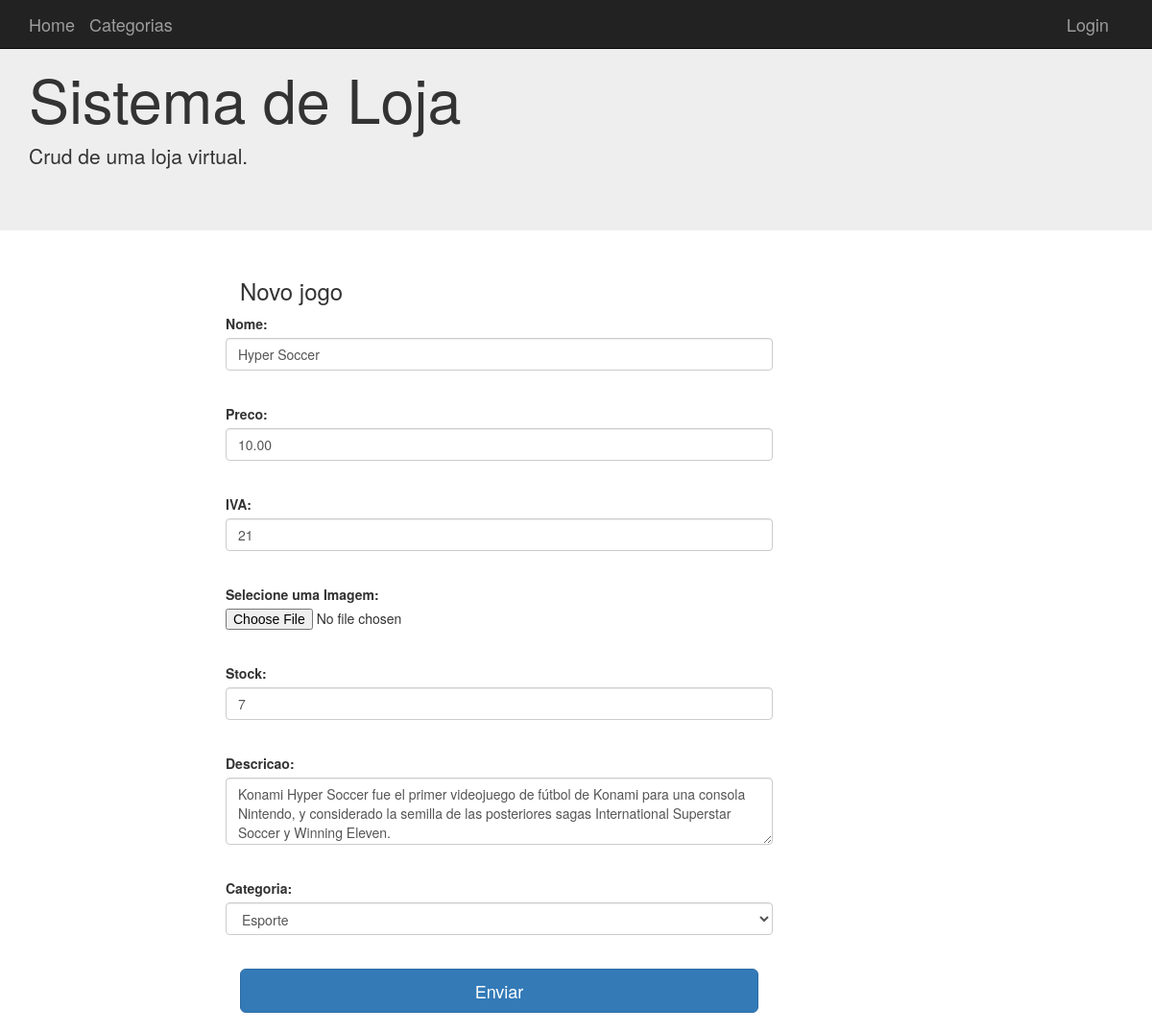
Page /artigos/2/edit on the committed database.
### aplicacao/model.py (models this page shows, shortened)
class Artigos(db.Model):
    __tablename__ = 'artigos'
    id = Column(Integer, primary_key=True)
    nome = Column(String(100), nullable=False)
    preco = Column(Float, default=0)
    iva = Column(Integer, default=21)
    descricao = Column(String(255))
    image = Column(String(255))
    stock = Column(Integer, default=0)
    CategoriaId = Column(Integer, ForeignKey('categorias.id'), nullable=False)
    categoria = relationship("Categorias", backref="Artigos")

### aplicacao/app.py (the view, shortened to what this page needs)
@app.route('/artigos/<id>/edit',  methods=["GET","POST"])
def artigos_edit(id):
    art=Artigos.query.get(id)
    if art is None:
        abort(404)
    form=formArtigo(obj=art)
    categorias=[(c.id, c.nome) for c in Categorias.query.all()[1:]]
    form.CategoriaId.choices = categorias
    return render_template('artigos_new.html', form=form)

### aplicacao/forms.py
class formArtigo(FlaskForm):
    nome = StringField("Nome:", validators=[InputRequired("Adicione o nome!")])
    preco = DecimalField("Preco:", default=0, validators=[InputRequired("Adicione o preco!")])
    iva = IntegerField("IVA:", default=21, validators=[InputRequired("Adicione IVA!")])
    descricao = TextAreaField("Descricao:")
    foto = FileField("Selecione uma Imagem:")
    stock = IntegerField("Stock:", default=21, validators=[InputRequired("Adicione um valor")])
    CategoriaId=SelectField("Categoria:", coerce=int)
    submit = SubmitField('Enviar')

### aplicacao/templates/artigos_new.html (shortened to what this page needs)
{% extends "base.html" %}
{% block conteudo %}
<link rel="stylesheet" href="{{url_for('static', filename='css/artigo.css')}}">
<div class="container">
  <div class="col-md-2"></div>
  <div class="col-md-6">
    <h3>Novo jogo</h3>
      <form class="form-horizontal" method="post" enctype="multipart/form-data">
        <div class="form-group">
          {{form.nome.label() }}{{form.nome(size="100",class="form-control")}}<br/>
        </div>
        <div class="form-group">
          {{form.preco.label() }}{{form.preco(size="10",class="form-control")}}<br/>
        </div>
        <div class="form-group">
          {{form.iva.label() }}{{form.iva(size="10",class="form-control")}}<br/>
        </div>
        <div class="form-group">
          {{form.foto.label() }}{{form.foto()}}<br/>
        </div>
        <div class="form-group">
          {{form.stock.label() }}{{form.stock(size="10",class="form-control")}}<br/>
        </div>
        <div class="form-group">
          {{form.descricao.label() }}<br/>{{form.descricao(rows="20",cols="0",class="form-control")}}<br/>
        </div>
        <div class="form-group">
          {{form.CategoriaId.label() }}{{form.CategoriaId(class="form-control")}}<br/>
        </div>
          {{form.submit(class="btn btn-lg btn-primary btn-block")}}
    </form>
    <br/>
  </div>
</div>
{% endblock %}

### aplicacao/static/css/artigo.css (style rules this page uses)
textarea.form-control { height: 70px; }

### rows in the picture
Artigos: nome "Hyper Soccer", preco "10.00", iva "21", stock "7", descricao "Konami Hyper Soccer fue el primer videojuego de fútbol de Konami para una consola Nintendo, y considerado la semilla de las posteriores sagas International Superstar Soccer y Winning Eleven.", CategoriaId "Esporte"
